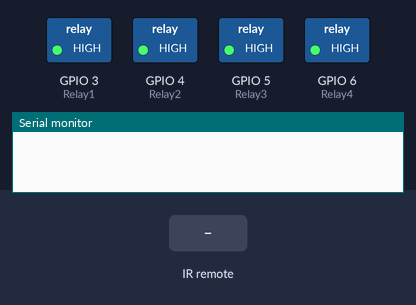
The sketch below on a simulated ESP8266 (NodeMCU). Shown: switched loads named in the sketch (green lamp = pin HIGH), the last lines printed to the serial monitor. The inputs (shaded band) are chosen by the test bench. EEPROM starts erased.

Above: at 1.3 s.
1.4 s: infrared code 0x5555C0 received
At 1.7 s:
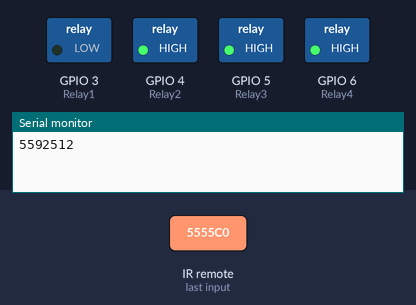
2.9 s: infrared code 0x555530 received
At 4.1 s:
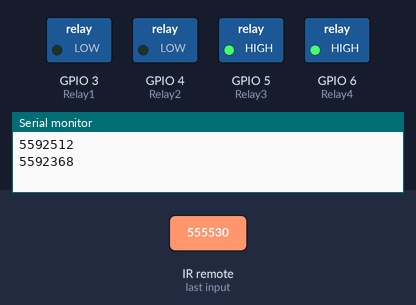
4.4 s: infrared code 0x55550C received
At 5.2 s:
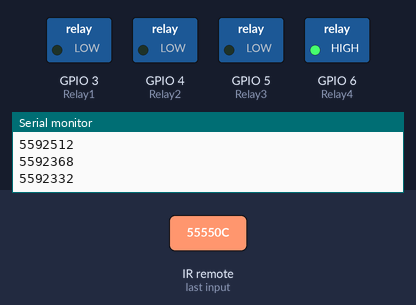
5.9 s: infrared code 0x555503 received
At 6.3 s:
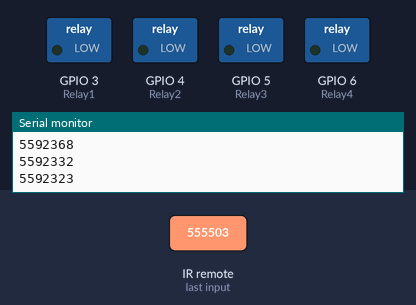
7.4 s: infrared code 0x5555C0 received
At 8.6 s:
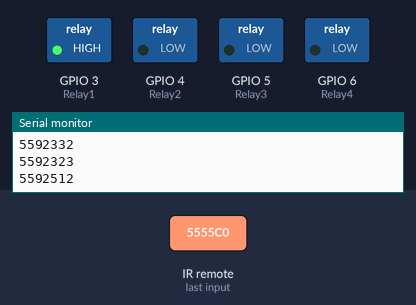
8.9 s: infrared code 0x555530 received
At 9.8 s:
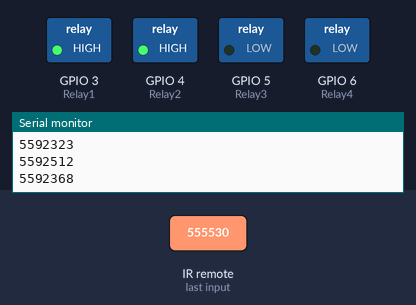
Timing chart, 0 to 11.4 s (numbered marks = the images above; inputs shaded):
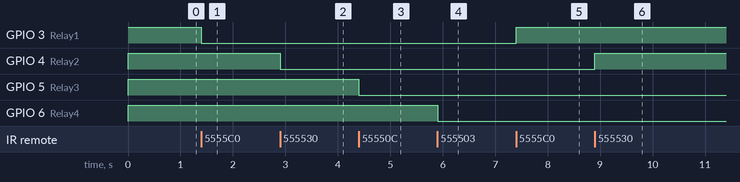

The sketch:

RF_Control_4Load.ino
```cpp
#include "RCSwitch.h"
#include <EEPROM.h>

RCSwitch mySwitch = RCSwitch();

#define Relay1 3 // Load1 Pin Out
#define Relay2 4 // Load2 Pin Out
#define Relay3 5 // Load3 Pin Out
#define Relay4 6 // Load4 Pin Out

int load1, load2, load3, load4;

void setup() {

Serial.begin(9600);

mySwitch.enableReceive(0);  // Receiver on interrupt 0 => that is pin #2

load1 = EEPROM.read(1);
load2 = EEPROM.read(2);
load3 = EEPROM.read(3);
load4 = EEPROM.read(4);

pinMode(Relay1, OUTPUT); digitalWrite(Relay1, load1);
pinMode(Relay2, OUTPUT); digitalWrite(Relay2, load2);
pinMode(Relay3, OUTPUT); digitalWrite(Relay3, load3);
pinMode(Relay4, OUTPUT); digitalWrite(Relay4, load4);
delay(100);
}

void loop() {

if (mySwitch.available()>0) {
unsigned long int RF_data =  mySwitch.getReceivedValue() ;
Serial.println(RF_data);

switch(RF_data){
  case 5592512: mySwitch.disableReceive();
                load1 = !load1;
                EEPROM.write(1, load1);
                break;

  case 5592368: mySwitch.disableReceive();
                load2 = !load2;
                EEPROM.write(2, load2);
                break;

  case 5592332: mySwitch.disableReceive();
                load3 = !load3;
                EEPROM.write(3, load3);
                break;

   case 5592323: mySwitch.disableReceive();
                load4 = !load4;
                EEPROM.write(4, load4);
                break;

}

digitalWrite(Relay1, load1);
digitalWrite(Relay2, load2);
digitalWrite(Relay3, load3);
digitalWrite(Relay4, load4);

unsigned long time_now = millis();
int ck = 500;
while(millis()<time_now + ck){;}
  mySwitch.resetAvailable();
  mySwitch.enableReceive(0);
  }
}
```

Measured:
- after the input at 1.4 s, GPIO 3 (Relay1): HIGH → LOW at once
- after the input at 2.9 s, GPIO 4 (Relay2): HIGH → LOW at once
- after the input at 4.4 s, GPIO 5 (Relay3): HIGH → LOW at once
- after the input at 5.9 s, GPIO 6 (Relay4): HIGH → LOW at once
- after the input at 7.4 s, GPIO 3 (Relay1): LOW → HIGH at once
- after the input at 8.9 s, GPIO 4 (Relay2): LOW → HIGH at once
